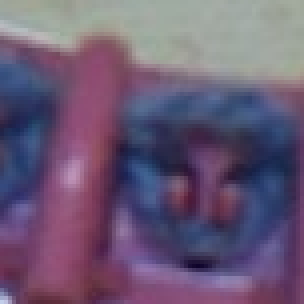
#> input picture RS_Code_Alessia_Rinaldi/test_set/shot_20251020_105802_217530_crop.png, 76 x 76 px (shown 4 times larger)
$ python -i wire_detect_llr_4.py   (imports and definitions only)
#> lines starting #> are read from the running program, lines starting #| are printed output that depends on the picture
#> further down, picture is the input picture: shape (76, 76, 3); mean B, G, R 117.3, 89.6, 106.4
# scopo: LLR = NCC(img, proto_pos) - NCC(img, proto_neg) dentro ROI pesata
# Se LLR >= thr allora "filo presente"
#
# PER COMPILARE:
# cd progetto
# python wire_detect_llr.py --pos .\data\pos --neg .\data\neg --roi .\roi_mask.png --dir .\test --thr -0.035

# thr scelto = -0.035 perchè voglio ridurre al massimo FALSE POSITIVE a costo di aumentare FALSE NEGATIVE (meno pericolose)

import os, glob, argparse
import numpy as np
import cv2

EPS = 1e-8

#uguale a build_mean_diff_mask.py
def preprocess(bgr):
    #converte in scala di grigi se l'immagine è BGR
    gray = cv2.cvtColor(bgr, cv2.COLOR_BGR2GRAY) if bgr.ndim == 3 else bgr
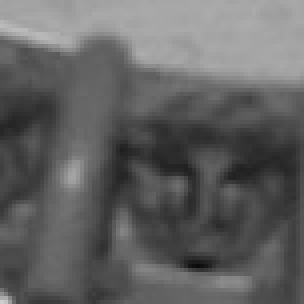
#> gray: shape (76, 76) (shown 4 times larger); min 11, max 205, mean 97.8

    #riduce rumore ad alta frequenza
    gray = cv2.GaussianBlur(gray, (3, 3), 0)

    # tabilizza il contrasto su immagini piccole
    clahe = cv2.createCLAHE(clipLimit=2.0, tileGridSize=(4, 4))
    gray = clahe.apply(gray)
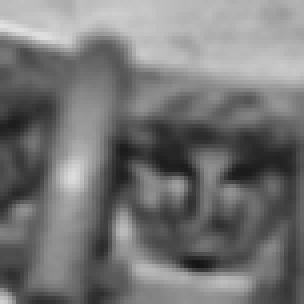
#> gray: shape (76, 76) (shown 4 times larger); min 20, max 225, mean 117.4

    return gray

#non serve, ma se in futuro dovesse servire, la uso
# [221 lines left out: functions load_imgs, normalize_weight_mask, ncc, main, not called in this run]


# [2 lines not run here, left out]

>>> import cv2
>>> picture = cv2.imread('test_set/shot_20251020_105802_217530_crop.png')
>>> result = preprocess(picture)
